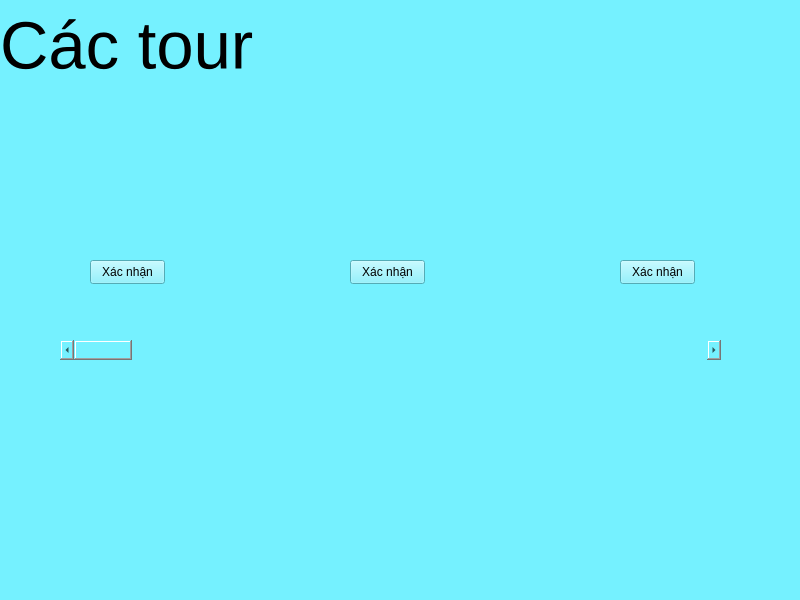
<?xml version="1.0" encoding="UTF-8"?>
<ui version="4.0">
 <class>MainWindow</class>
 <widget class="QMainWindow" name="MainWindow">
  <property name="geometry">
   <rect>
    <x>0</x>
    <y>0</y>
    <width>800</width>
    <height>600</height>
   </rect>
  </property>
  <property name="windowTitle">
   <string>MainWindow</string>
  </property>
  <property name="styleSheet">
   <string notr="true">background-color: rgb(117, 241, 255);</string>
  </property>
  <widget class="QWidget" name="centralwidget">
   <widget class="QPushButton" name="pushButton">
    <property name="geometry">
     <rect>
      <x>90</x>
      <y>260</y>
      <width>75</width>
      <height>24</height>
     </rect>
    </property>
    <property name="text">
     <string>Xác nhận</string>
    </property>
   </widget>
   <widget class="QPushButton" name="pushButton_2">
    <property name="geometry">
     <rect>
      <x>350</x>
      <y>260</y>
      <width>75</width>
      <height>24</height>
     </rect>
    </property>
    <property name="text">
     <string>Xác nhận</string>
    </property>
   </widget>
   <widget class="QPushButton" name="pushButton_3">
    <property name="geometry">
     <rect>
      <x>620</x>
      <y>260</y>
      <width>75</width>
      <height>24</height>
     </rect>
    </property>
    <property name="text">
     <string>Xác nhận</string>
    </property>
   </widget>
   <widget class="QWidget" name="widget" native="true">
    <property name="geometry">
     <rect>
      <x>70</x>
      <y>160</y>
      <width>120</width>
      <height>80</height>
     </rect>
    </property>
   </widget>
   <widget class="QScrollBar" name="horizontalScrollBar">
    <property name="geometry">
     <rect>
      <x>60</x>
      <y>340</y>
      <width>661</width>
      <height>20</height>
     </rect>
    </property>
    <property name="orientation">
     <enum>Qt::Horizontal</enum>
    </property>
   </widget>
   <widget class="QWidget" name="widget_2" native="true">
    <property name="geometry">
     <rect>
      <x>320</x>
      <y>160</y>
      <width>131</width>
      <height>80</height>
     </rect>
    </property>
   </widget>
   <widget class="QWidget" name="widget_3" native="true">
    <property name="geometry">
     <rect>
      <x>590</x>
      <y>160</y>
      <width>121</width>
      <height>80</height>
     </rect>
    </property>
   </widget>
   <widget class="QLabel" name="label">
    <property name="geometry">
     <rect>
      <x>0</x>
      <y>0</y>
      <width>261</width>
      <height>91</height>
     </rect>
    </property>
    <property name="font">
     <font>
      <pointsize>50</pointsize>
     </font>
    </property>
    <property name="text">
     <string>Các tour</string>
    </property>
   </widget>
  </widget>
  <widget class="QMenuBar" name="menubar">
   <property name="geometry">
    <rect>
     <x>0</x>
     <y>0</y>
     <width>800</width>
     <height>22</height>
    </rect>
   </property>
  </widget>
  <widget class="QStatusBar" name="statusbar"/>
 </widget>
 <resources/>
 <connections/>
</ui>
